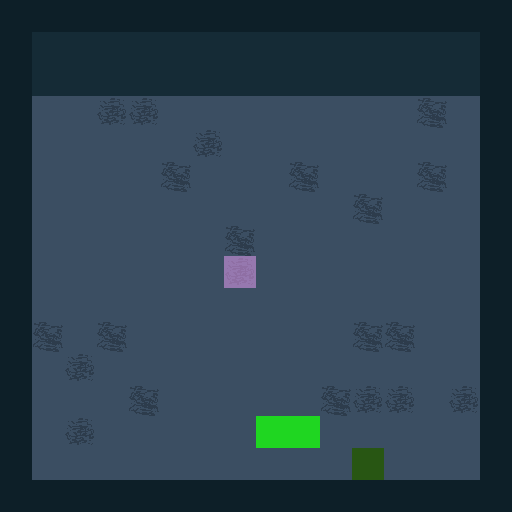

This is a level from a 2D game, rendered from its Tiled map with the project's own tilesets. A one-line summary and the complete map file follow:
An orthogonal 16x16 tile map with 32x32 px tiles, 4 tile layers (FloorAuto_values, FloorAuto, Grass_values, Regions), 6 tilesets.

<map version="1.4" tiledversion="1.4.2" orientation="orthogonal" renderorder="right-down" compressionlevel="0" width="16" height="16" tilewidth="32" tileheight="32" infinite="0" backgroundcolor="#696A79" nextlayerid="6" nextobjectid="1"><tileset firstgid="1" name="MRMOTEXT" tilewidth="8" tileheight="8" tilecount="512" columns="32" objectalignment="topleft" margin="0" spacing="0"><image source="../../../images/MRMOTEXT.png" width="256" height="128" /></tileset><tileset firstgid="513" name="GrassClean" tilewidth="32" tileheight="32" tilecount="12" columns="3" objectalignment="topleft" margin="0" spacing="0"><image source="../../../images/GrassClean.png" width="87" height="122" /></tileset><tileset firstgid="525" name="TilesClean" tilewidth="32" tileheight="32" tilecount="920" columns="40" objectalignment="topleft" margin="0" spacing="0"><image source="../../../images/TilesClean.png" width="1280" height="736" /></tileset><tileset firstgid="1445" name="Regions" tilewidth="32" tileheight="32" tilecount="7" columns="7" objectalignment="topleft"><image source="Regions.intgrid.png" width="224" height="32" /></tileset><tileset firstgid="1452" name="Grass" tilewidth="32" tileheight="32" tilecount="2" columns="2" objectalignment="topleft"><image source="Grass.intgrid.png" width="64" height="32" /></tileset><tileset firstgid="1454" name="FloorAuto" tilewidth="32" tileheight="32" tilecount="9" columns="9" objectalignment="topleft"><image source="FloorAuto.intgrid.png" width="288" height="32" /></tileset><layer id="1" name="FloorAuto_values" width="16" height="16" opacity="1"><data encoding="csv">1456,1456,1456,1456,1456,1456,1456,1456,1456,1456,1456,1456,1456,1456,1456,1456,1456,1462,1462,1462,1462,1462,1462,1462,1462,1462,1462,1462,1462,1462,1462,1456,1456,1462,1462,1462,1462,1462,1462,1462,1462,1462,1462,1462,1462,1462,1462,1456,1456,1454,1454,1454,1454,1454,1454,1454,1454,1454,1454,1454,1454,1454,1454,1456,1456,1454,1454,1454,1454,1454,1454,1454,1454,1454,1454,1454,1454,1454,1454,1456,1456,1454,1454,1454,1454,1454,1454,1454,1454,1454,1454,1454,1454,1454,1454,1456,1456,1454,1454,1454,1454,1454,1454,1454,1454,1454,1454,1454,1454,1454,1454,1456,1456,1454,1454,1454,1454,1454,1454,1454,1454,1454,1454,1454,1454,1454,1454,1456,1456,1454,1454,1454,1454,1454,1454,1454,1454,1454,1454,1454,1454,1454,1454,1456,1456,1454,1454,1454,1454,1454,1454,1454,1454,1454,1454,1454,1454,1454,1454,1456,1456,1454,1454,1454,1454,1454,1454,1454,1454,1454,1454,1454,1454,1454,1454,1456,1456,1454,1454,1454,1454,1454,1454,1454,1454,1454,1454,1454,1454,1454,1454,1456,1456,1454,1454,1454,1454,1454,1454,1454,1454,1454,1454,1454,1454,1454,1454,1456,1456,1454,1454,1454,1454,1454,1454,1454,1454,1454,1454,1454,1454,1454,1454,1456,1456,1454,1454,1454,1454,1454,1454,1454,1454,1454,1454,1454,1454,1454,1454,1456,1456,1456,1456,1456,1456,1456,1456,1456,1456,1456,1456,1456,1456,1456,1456,1456</data></layer><layer id="2" name="FloorAuto" width="16" height="16" opacity="1"><data encoding="csv">568,568,568,568,568,568,568,568,568,568,568,568,568,568,568,568,568,662,662,662,662,662,662,662,662,662,662,662,662,662,662,568,568,662,662,662,662,662,662,662,662,662,662,662,662,662,662,568,568,990,990,1030,1030,990,990,990,990,990,990,990,990,989,990,568,568,990,990,990,990,990,1030,990,990,990,990,990,990,990,990,568,568,990,990,990,990,989,990,990,990,989,990,990,990,989,990,568,568,990,990,990,990,990,990,990,990,990,990,989,990,990,990,568,568,990,990,990,990,990,990,989,990,990,990,990,990,990,990,568,568,990,990,990,990,990,990,1030,990,990,990,990,990,990,990,568,568,990,990,990,990,990,990,990,990,990,990,990,990,990,990,568,568,989,990,989,990,990,990,990,990,990,990,989,989,990,990,568,568,990,1030,990,990,990,990,990,990,990,990,990,990,990,990,568,568,990,990,990,989,990,990,990,990,990,989,1030,1030,990,1030,568,568,990,1030,990,990,990,990,990,990,990,990,990,990,990,990,568,568,990,990,990,990,990,990,990,990,990,990,1030,990,990,990,568,568,568,568,568,568,568,568,568,568,568,568,568,568,568,568,568</data></layer><layer id="3" name="Grass_values" width="16" height="16" opacity="1"><data encoding="csv">0,0,0,0,0,0,0,0,0,0,0,0,0,0,0,0,0,0,0,0,0,0,0,0,0,0,0,0,0,0,0,0,0,0,0,0,0,0,0,0,0,0,0,0,0,0,0,0,0,0,0,0,0,0,0,0,0,0,0,0,0,0,0,0,0,0,0,0,0,0,0,0,0,0,0,0,0,0,0,0,0,0,0,0,0,0,0,0,0,0,0,0,0,0,0,0,0,0,0,0,0,0,0,0,0,0,0,0,0,0,0,0,0,0,0,0,0,0,0,0,0,0,0,0,0,0,0,0,0,0,0,0,0,0,0,0,0,0,0,0,0,0,0,0,0,0,0,0,0,0,0,0,0,0,0,0,0,0,0,0,0,0,0,0,0,0,0,0,0,0,0,0,0,0,0,0,0,0,0,0,0,0,0,0,0,0,0,0,0,0,0,0,0,0,0,0,0,0,0,0,0,0,0,0,0,0,0,0,0,0,0,0,0,0,0,0,1452,1452,0,0,0,0,0,0,0,0,0,0,0,0,0,0,0,0,0,1453,0,0,0,0,0,0,0,0,0,0,0,0,0,0,0,0,0,0,0,0</data></layer><layer id="4" name="Regions" width="16" height="16" opacity="0.5"><data encoding="csv">0,0,0,0,0,0,0,0,0,0,0,0,0,0,0,0,0,0,0,0,0,0,0,0,0,0,0,0,0,0,0,0,0,0,0,0,0,0,0,0,0,0,0,0,0,0,0,0,0,0,0,0,0,0,0,0,0,0,0,0,0,0,0,0,0,0,0,0,0,0,0,0,0,0,0,0,0,0,0,0,0,0,0,0,0,0,0,0,0,0,0,0,0,0,0,0,0,0,0,0,0,0,0,0,0,0,0,0,0,0,0,0,0,0,0,0,0,0,0,0,0,0,0,0,0,0,0,0,0,0,0,0,0,0,0,1451,0,0,0,0,0,0,0,0,0,0,0,0,0,0,0,0,0,0,0,0,0,0,0,0,0,0,0,0,0,0,0,0,0,0,0,0,0,0,0,0,0,0,0,0,0,0,0,0,0,0,0,0,0,0,0,0,0,0,0,0,0,0,0,0,0,0,0,0,0,0,0,0,0,0,0,0,0,0,0,0,0,0,0,0,0,0,0,0,0,0,0,0,0,0,0,0,0,0,0,0,0,0,0,0,0,0,0,0,0,0,0,0,0,0,0,0,0,0,0,0</data></layer><objectgroup id="5" name="Entities" /></map>
